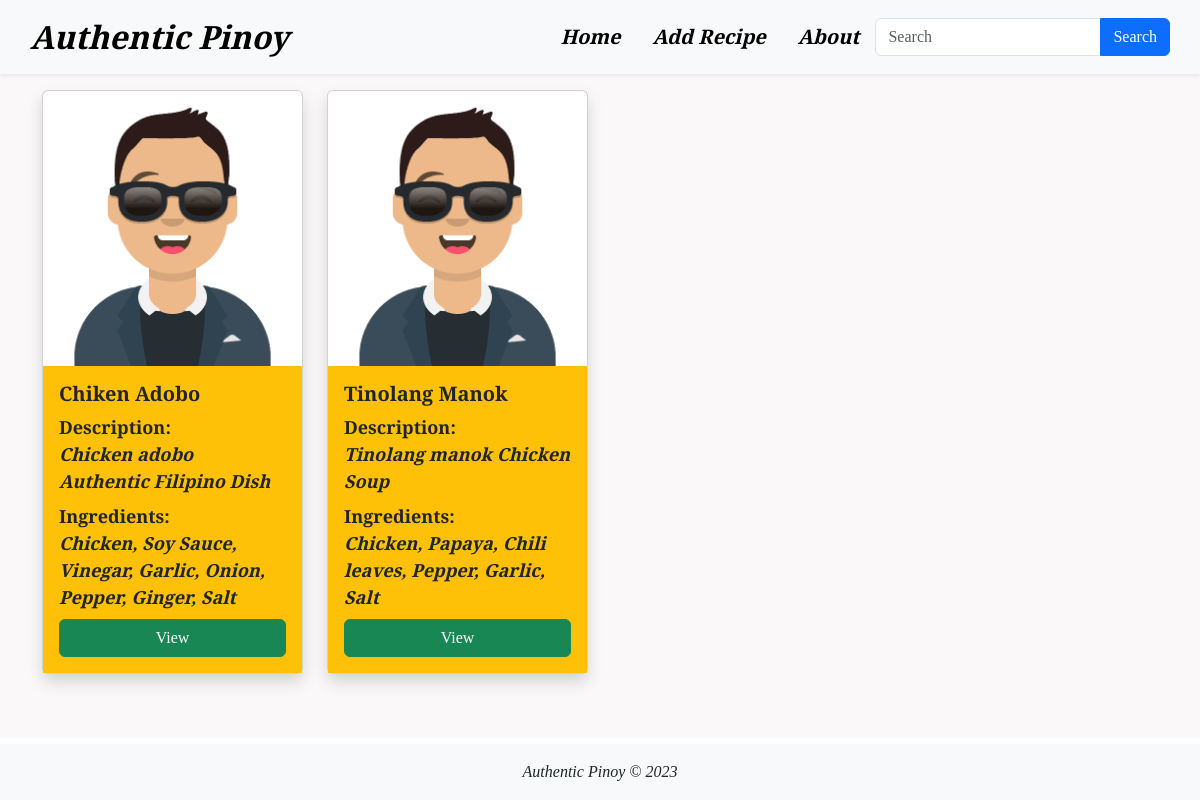
The page / on the database its author committed.
### recipe/models.py (models this page shows, shortened)
class Recipe(models.Model):
       def fileName(instance, filename):
              return '/'.join(['recipe', str(instance.recipe_name), filename])
       recipe_name = models.CharField(max_length=200)
       recipe_image = models.ImageField(upload_to=fileName, blank=True, null=True)
       recipe_description = models.CharField(max_length=500)
       recipe_ingredients = models.CharField(max_length=500)
       recipe_instructions = models.TextField(max_length=1000, null=True, blank=True)
       date_created = models.DateTimeField(auto_now_add=True)

### recipe/views.py (the view)
# urls.py: path('', HomeView.as_view(), name='home'),
class HomeView(View):
    def get(self, request):
        qs = Recipe.objects.all()
        context = {
            'data' : qs
        }
        return render(request, 'home/index.html', context)

### templates/home/index.html (shortened to what this page needs)
{% extends '../base/base.html' %}
{% block content %}
<div class="row">
     {% for recipe in data %}
     <div class="col-md-3 mt-3 mb-3">
          <div class="card h-100 shadow">
               <img
                    src="{{ recipe.recipe_image.url }}"
                    class="card-img-top"
                    alt="Image" />
               <div class="card-body d-flex flex-column bg-warning">
                    <h5 class="card-title fw-bold">{{ recipe.recipe_name }}</h5>
                    <div class="description mb-2">
                         <span class="fw-bolder" style="font-size: 18px">
                              Description:
                              <p class="card-text fw-semibold fst-italic">
                                   {{ recipe.recipe_description }}
                              </p>
                         </span>
                    </div>
                    <div class="ingredients mb-2">
                         <span class="fw-bolder" style="font-size: 18px">
                              Ingredients:
                              <p class="card-text fw-semibold fst-italic">
                                   {{ recipe.recipe_ingredients }}
                              </p>
                         </span>
                    </div>
                    <a
                         href="/recipe/{{ recipe.id }}/"
                         class="btn btn-success mt-auto"
                         >View</a
                    >
               </div>
          </div>
     </div>
     {% endfor %}
</div>
{% endblock %}

### templates/base/base.html (shortened to what this page needs)
{% load static %}
<!DOCTYPE html>
<html lang="en">
     <head>
          <link
               rel="stylesheet"
               href="{% static '/styles/base/initial_styles.css' %}" />
          {% include "./styles.html" %} {% include "./cdn.html" %}
     </head>
     <body>
          <div class="content-container">
               <div class="header-container bg-light shadow-sm">
                    {% include '../partials/_header.html' %}
               </div>
               <div class="main-content container pb-5">
                    {% block content %}{% endblock %}
               </div>
               <footer class="footer-container fixed-bottom bg-light">
                    {% include '../partials/_footer.html' %}
               </footer>
          </div>
     </body>
</html>

### templates/base/styles.html
<link rel="stylesheet" href="../../static/styles/header/header.css" />

### templates/base/cdn.html (shortened to what this page needs)
<link
     href="https://cdn.jsdelivr.net/npm/bootstrap@5.3.0/dist/css/bootstrap.min.css"
     rel="stylesheet"
 />

### templates/partials/_header.html (shortened to what this page needs)
<nav class="navbar navbar-expand-md container">
     <a href="/" class="navbar-brand fs-2 ms-3 ms-lg-0" id="brand">
          Authentic Pinoy
     </a>
     <div class="collapse navbar-collapse" id="btn">
          <ul
               class="navbar-nav ms-0 ms-lg-auto align-items-lg-center align-items-start">
               <li class="nav-item fs-5 mt-lg-0 mb-lg-0 mt-1 mb-1">
                    <a class="mx-3" id="nav-link" href="/">Home</a>
               </li>
               <li class="nav-item fs-5 mt-lg-0 mb-lg-0 mt-1 mb-1">
                    <a class="mx-3" id="nav-link" href="#">Add Recipe</a>
               </li>
               <li class="nav-item fs-5 mt-lg-0 mb-lg-0 mt-1 mb-1">
                    <a class="mx-3" id="nav-link" href="#">About</a>
               </li>
               <li
                    class="nav-item mt-lg-0 mb-lg-0 mt-1 mb-1 w-md-100 align-self-center">
                    <div class="input-group">
                         <input
                              class="form-control"
                              type="text"
                              placeholder="Search" />
                         <button class="btn btn-primary" type="button">
                              Search
                         </button>
                    </div>
               </li>
          </ul>
     </div>
</nav>

### templates/partials/_footer.html
<div class="text-center p-3">
     <span class="fst-italic">Authentic Pinoy &copy; 2023</span>
</div>

### static/styles/base/initial_styles.css (style rules this page uses)
*, html { margin: 0; padding: 0; box-sizing: border-box; font-family: "Cormorant Garamond", serif; }
.content-container { background-color: #faf8f8; height: 100%; }

### static/styles/header/header.css (style rules this page uses)
#brand, #nav-link { color: black; font-weight: bold; font-style: italic; text-decoration: none; }

### rows shown on the page
Recipe: recipe_image (picture), recipe_name "Chiken Adobo", recipe_description "Chicken adobo Authentic Filipino Dish", recipe_ingredients "Chicken, Soy Sauce, Vinegar, Garlic, Onion, Pepper, Ginger, Salt"
Recipe: recipe_image (picture), recipe_name "Tinolang Manok", recipe_description "Tinolang manok Chicken Soup", recipe_ingredients "Chicken, Papaya, Chili leaves, Pepper, Garlic, Salt"
